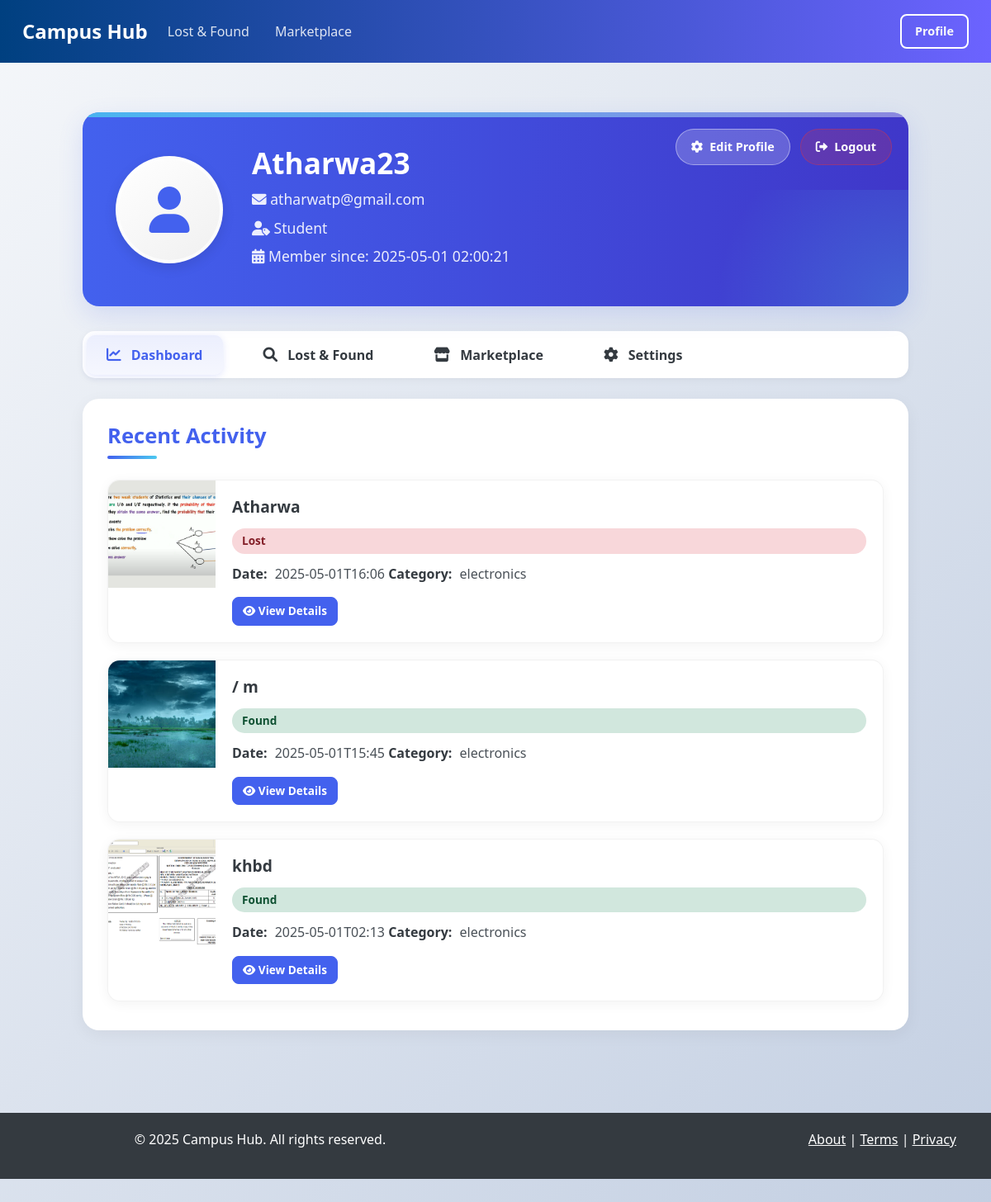
Page /auth/profile (signed in) on the committed database.
### tables this page shows
CREATE TABLE user (
            id INTEGER PRIMARY KEY AUTOINCREMENT,
            username TEXT UNIQUE NOT NULL,
            password TEXT NOT NULL,
            email TEXT UNIQUE,
            role TEXT DEFAULT 'student',
            created_at TEXT DEFAULT CURRENT_TIMESTAMP,
            is_admin INTEGER DEFAULT 0
        , is_confirmed INTEGER DEFAULT 0);

CREATE TABLE lost_found_item (
            id INTEGER PRIMARY KEY AUTOINCREMENT,
            name TEXT NOT NULL,
            description TEXT,
            category TEXT,
            status TEXT NOT NULL,
            priority INTEGER DEFAULT 1,
            image_path TEXT,
            date TEXT NOT NULL,
            location TEXT,
            contact_info TEXT,
            latitude REAL,
            longitude REAL,
            user_id INTEGER NOT NULL, found_by INTEGER, claimed_by INTEGER,
            FOREIGN KEY (user_id) REFERENCES user (id)
        );

### blueprints/auth/routes.py (the view, shortened to what this page needs)
@auth_bp.route('/profile', methods=['GET', 'POST'])
@login_required
def profile():
    user = models.get_user_by_id(current_user.id)
    if user and 'created_at' not in user:
        user['created_at'] = datetime.now().strftime('%B %Y')  # Default value
    if user and 'role' not in user:
        user['role'] = 'student'  # Default value
    lost_found_items = models.get_lost_found_items(filters={'user_id': current_user.id})
    marketplace_items = models.get_marketplace_items(filters={'user_id': current_user.id})
    recent_items = []
    for item in lost_found_items[:5]:
        item['type'] = 'lost_found'
        recent_items.append(item)
    for item in marketplace_items[:5]:
        item['type'] = 'marketplace'
        recent_items.append(item)
    recent_items.sort(key=lambda x: x['date'], reverse=True)
    recent_items = recent_items[:10]  # Limit to 10 items
    return render_template('auth/profile.html', user=user,
                          lost_found_items=lost_found_items,
                          marketplace_items=marketplace_items,
                          recent_items=recent_items)

### Main.py (called while the page is built)
@login_manager.user_loader
def load_user(user_id):
    user = models.get_user_by_id(user_id)
    if user:
        return models.User(user['id'])
    return None

@app.context_processor
def inject_user_info():
    if current_user.is_authenticated:
        user = models.get_user_by_id(current_user.id)
        if user:
            return {'get_user_info': lambda: user}
    return {'get_user_info': lambda: None}

### models.py (called while the page is built)
def get_db_connection():
    conn = sqlite3.connect(DB_PATH)
    conn.row_factory = sqlite3.Row
    conn.execute('PRAGMA foreign_keys = ON')
    conn.execute('PRAGMA journal_mode = WAL')
    return conn

def get_user_by_id(user_id):
    conn = get_db_connection()
    cur = conn.cursor()
    cur.execute('SELECT * FROM user WHERE id = ?', (user_id,))
    user = cur.fetchone()
    conn.close()
    return dict(user) if user else None

def get_lost_found_items(order_by=None, filters=None):
    conn = get_db_connection()
    cur = conn.cursor()
    query = '''
        SELECT i.*, u.username
        FROM lost_found_item i
        JOIN user u ON i.user_id = u.id
    '''
    params = []
    if filters:
        conditions = []
        for key, value in filters.items():
            conditions.append(f"i.{key} = ?")
            params.append(value)
        if conditions:
            query += " WHERE " + " AND ".join(conditions)
    if order_by:
        query += f" ORDER BY i.{order_by}"
    cur.execute(query, params)
    items = [dict(row) for row in cur.fetchall()]
    conn.close()
    return items

### templates/auth/profile.html (shortened to what this page needs)
{% extends "base.html" %}
{% block content %}
<div class="profile-container">
  <div class="profile-header">
    <div class="header-buttons">
      <button class="edit-profile" type="button" data-bs-toggle="tab" data-bs-target="#settings">
        <i class="fas fa-cog"></i> Edit Profile
      </button>
      <a href="{{ url_for('auth.logout') }}" class="logout-btn">
        <i class="fas fa-sign-out-alt"></i> Logout
      </a>
    </div>
    <div class="profile-header-content">
      <div class="profile-img">
        <i class="fas fa-user"></i>
      </div>
      <div class="profile-info">
        <h1>{{ user.username }}</h1>
        <p><i class="fas fa-envelope"></i> {{ user.email }}</p>
        <p><i class="fas fa-user-tag"></i> {{ user.role|capitalize }}</p>
        <p><i class="fas fa-calendar-alt"></i> Member since: {{ user.created_at }}</p>
      </div>
    </div>
  </div>
  <ul class="nav nav-tabs" id="profileTabs" role="tablist">
    <li class="nav-item" role="presentation">
      <button class="nav-link active" id="dashboard-tab" data-bs-toggle="tab" data-bs-target="#dashboard" type="button" role="tab">
        <i class="fas fa-chart-line"></i> Dashboard
      </button>
    </li>
    <li class="nav-item" role="presentation">
      <button class="nav-link" id="lost-found-tab" data-bs-toggle="tab" data-bs-target="#lost-found" type="button" role="tab">
        <i class="fas fa-search"></i> Lost & Found
      </button>
    </li>
    <li class="nav-item" role="presentation">
      <button class="nav-link" id="marketplace-tab" data-bs-toggle="tab" data-bs-target="#marketplace" type="button" role="tab">
        <i class="fas fa-store"></i> Marketplace
      </button>
    </li>
    <li class="nav-item" role="presentation">
      <button class="nav-link" id="settings-tab" data-bs-toggle="tab" data-bs-target="#settings" type="button" role="tab">
        <i class="fas fa-cog"></i> Settings
      </button>
    </li>
  </ul>
  <div class="tab-content" id="profileTabsContent">
    <div class="tab-pane fade show active" id="dashboard" role="tabpanel">
      <h3>Recent Activity</h3>
      <div class="item-list">
        {% if recent_items %}
          {% for item in recent_items %}
            <div class="item-card">
              <img src="{{ url_for('static', filename=item.image_path[1:]) if item.image_path else 'https://dummyimage.com/120x120/cccccc/000000.png&text=No+Image' }}"
                   alt="{{ item.name }}" class="item-img">
              <div class="item-content">
                <h4 class="item-title">{{ item.name }}</h4>
                <span class="item-status status-{{ item.status }}">
                  {{ item.status|capitalize }}
                </span>
                <div class="item-details">
                  <strong>Date:</strong> {{ item.date }}
                  <strong>Category:</strong> {{ item.category }}
                </div>
                <div class="item-actions">
                  {% if item.type == 'lost_found' %}
                    <a href="{{ url_for('lost_and_found.item_detail', item_id=item.id) }}" class="btn btn-sm btn-primary">
                      <i class="fas fa-eye"></i> View Details
                    </a>
                  {% else %}
                    <a href="{{ url_for('marketplace.item_detail', item_id=item.id) }}" class="btn btn-sm btn-primary">
                      <i class="fas fa-eye"></i> View Details
                    </a>
                  {% endif %}
                </div>
              </div>
            </div>
          {% endfor %}
        {% endif %}
      </div>
    </div>
  </div>
</div>
{% endblock %}

### templates/base.html (shortened to what this page needs)
<!DOCTYPE html>
<html lang="en">
<head>
    <link rel="stylesheet" href="https://cdn.jsdelivr.net/npm/bootstrap@5.3.0/dist/css/bootstrap.min.css">
    <link rel="stylesheet" href="https://cdnjs.cloudflare.com/ajax/libs/font-awesome/6.0.0/css/all.min.css">
</head>
<body>
    <nav class="navbar navbar-expand-lg">
        <div class="container-fluid">
            <a class="navbar-brand" href="#">Campus Hub</a>
            <div class="collapse navbar-collapse" id="navbarNav">
                <ul class="navbar-nav me-auto mb-2 mb-lg-0">
                    <li class="nav-item">
                        <a class="nav-link {% block lost_found_active %}{% endblock %}" href="{{ url_for('lost_and_found.dashboard') }}">Lost & Found</a>
                    </li>
                    <li class="nav-item">
                        <a class="nav-link {% block marketplace_active %}{% endblock %}" href="{{ url_for('marketplace.dashboard') }}">Marketplace</a>
                    </li>
                </ul>
                <div class="d-flex">
                    {% if current_user.is_authenticated %}
                        {% if current_user.id == 'temp' %}
                            <a href="{{ url_for('auth.login') }}" class="btn btn-outline-light">Login</a>
                        {% else %}
                            <a href="{{ url_for('auth.profile') }}" class="btn btn-outline-light">Profile</a>
                        {% endif %}
                    {% else %}
                        <a href="{{ url_for('auth.login') }}" class="btn btn-outline-light me-2">Login</a>
                        <a href="{{ url_for('auth.register') }}" class="btn btn-outline-light">Register</a>
                    {% endif %}
                </div>
            </div>
        </div>
    </nav>
    <div class="container main-content">
        {% block content %}{% endblock %}
    </div>
    <footer>
        <div class="container">
            <div class="row">
                <div class="col-md-6">
                    <p>&copy; 2025 Campus Hub. All rights reserved.</p>
                </div>
                <div class="col-md-6">
                    <p class="text-end">
                        <a href="#" class="text-white">About</a> |
                        <a href="#" class="text-white">Terms</a> |
                        <a href="#" class="text-white">Privacy</a>
                    </p>
                </div>
            </div>
        </div>
    </footer>
</body>
</html>

### templates/base.html (style rules this page uses)
body { font-family: 'Arial', sans-serif; background-color: #f9fafc; color: #343a40; }
.navbar { background: linear-gradient(90deg, #004080, #6c63ff); color: white; padding: 15px; }
.navbar-brand { font-weight: bold; color: white !important; font-size: 1.5rem; }
.nav-link { color: rgba(255, 255, 255, 0.85) !important; margin-right: 15px; transition: color 0.3s; }
.nav-link.active { font-weight: bold; color: white !important; }
.btn-outline-light { border: 2px solid white; }
.main-content { padding: 20px; }
footer { background-color: #343a40; color: white; text-align: center; padding: 20px; margin-top: 40px; }

### rows in the picture
user: username "Atharwa23", email "atharwatp@gmail.com", role "Student", created_at "2025-05-01 02:00:21"
lost_found_item: image_path (picture), name "Atharwa", status "Lost", date "2025-05-01T16:06", category "electronics"
lost_found_item: image_path (picture), name "/ m", status "Found", date "2025-05-01T15:45", category "electronics"
lost_found_item: image_path (picture), name "khbd", status "Found", date "2025-05-01T02:13", category "electronics"
